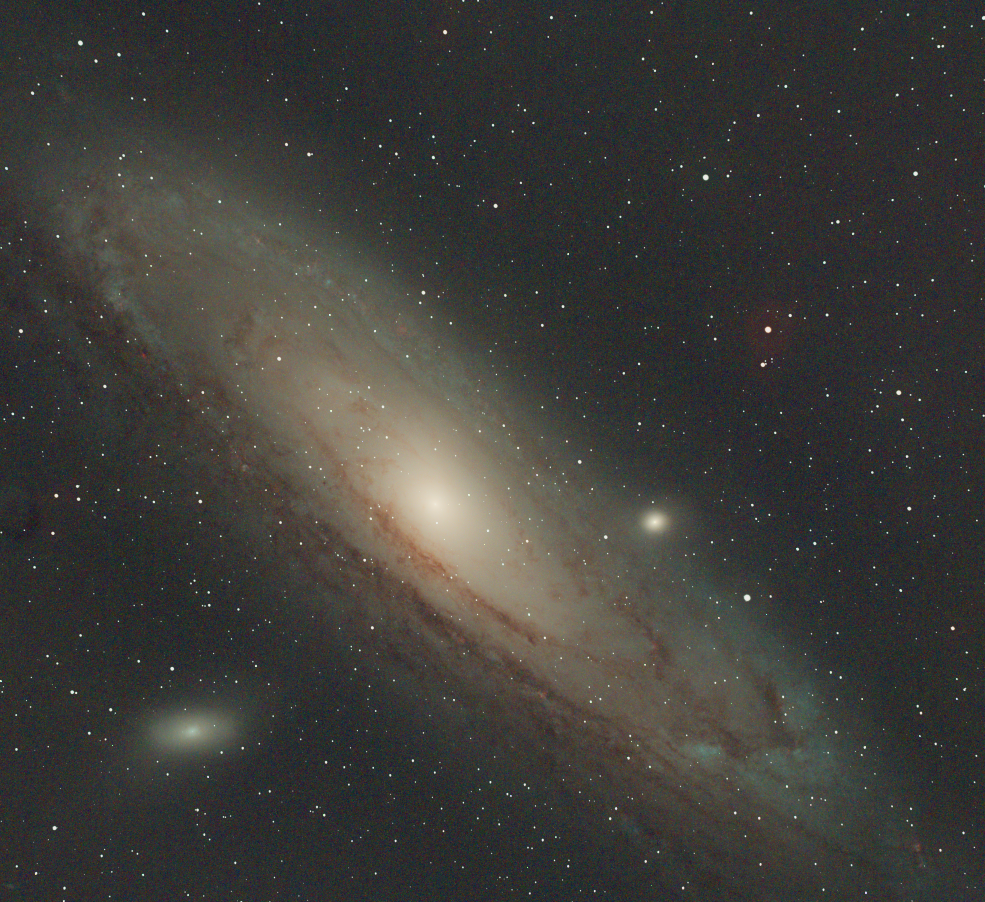
#> input picture results/original.png, 985 x 902 px
$ python compare.py
#> lines starting #> are read from the running program, lines starting #| are printed output that depends on the picture; after the words box and inside, x2 and y2 are one past the last pixel; in counts of white or black regions, pixels touching at a corner belong together
import cv2 as cv
import numpy as np

original = cv.imread('./results/original.png')
#> original is the input picture: shape (902, 985, 3); mean B, G, R 57.1, 60.7, 61.5
final = cv.imread('./results/reduction_max.png')
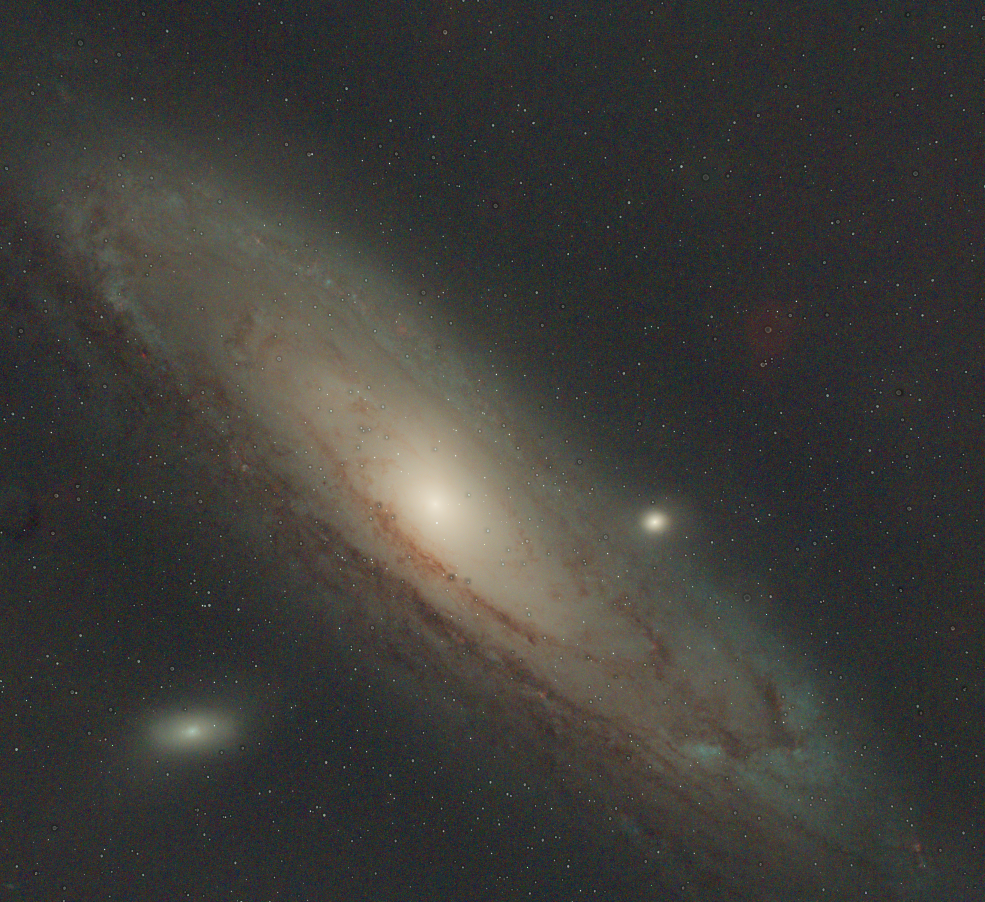
#> input picture results/reduction_max.png, 985 x 902 px
#> final is the input picture: shape (902, 985, 3); mean B, G, R 56.7, 60.3, 61.1

if original.shape != final.shape:
    final = cv.resize(final, (original.shape[1], original.shape[0]))

mode = 0  # 0=original, 1=final, 2=blink
blink = False

def draw_menu(img, mode):
#> called with mode = 0
    menu = img.copy()
    overlay = img.copy()

    cv.rectangle(overlay, (0, 0), (300, 120), (0, 0, 0), -1)
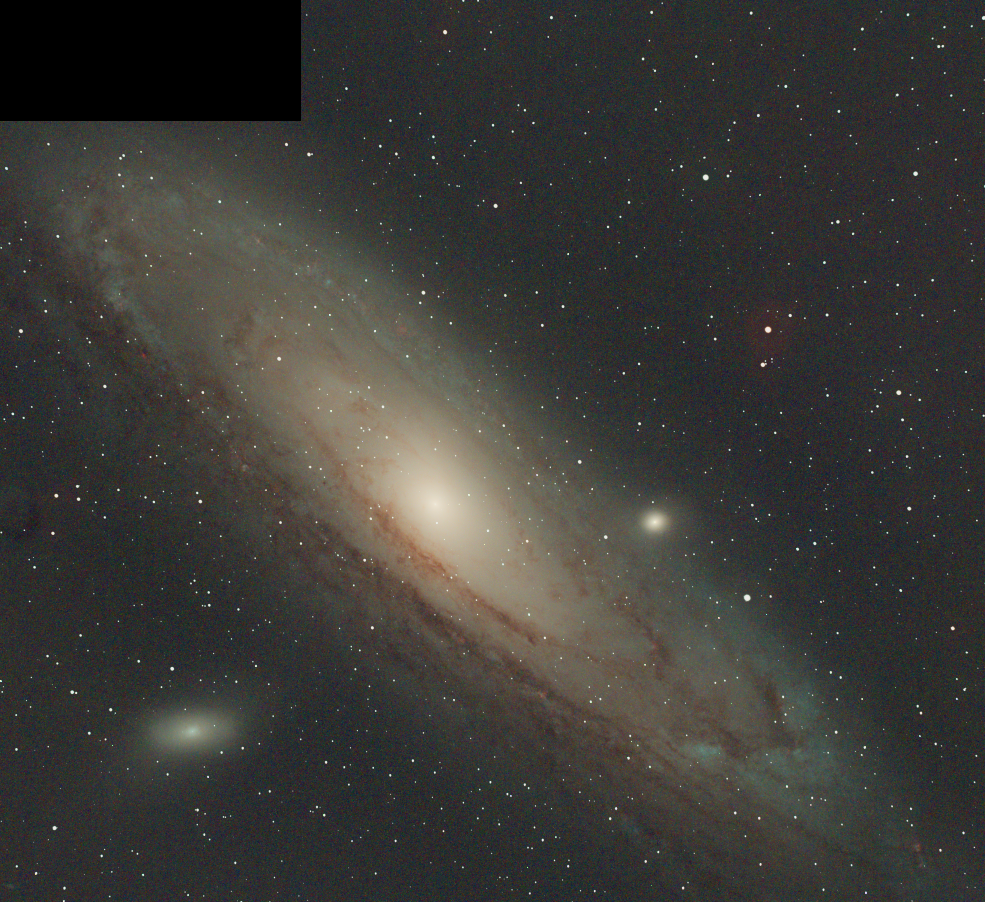
#> overlay: shape (902, 985, 3); 4.1% of pixels changed, all inside (x1, y1, x2, y2) = (0, 0, 301, 121)
    alpha = 0.6
    cv.addWeighted(overlay, alpha, menu, 1 - alpha, 0, menu)
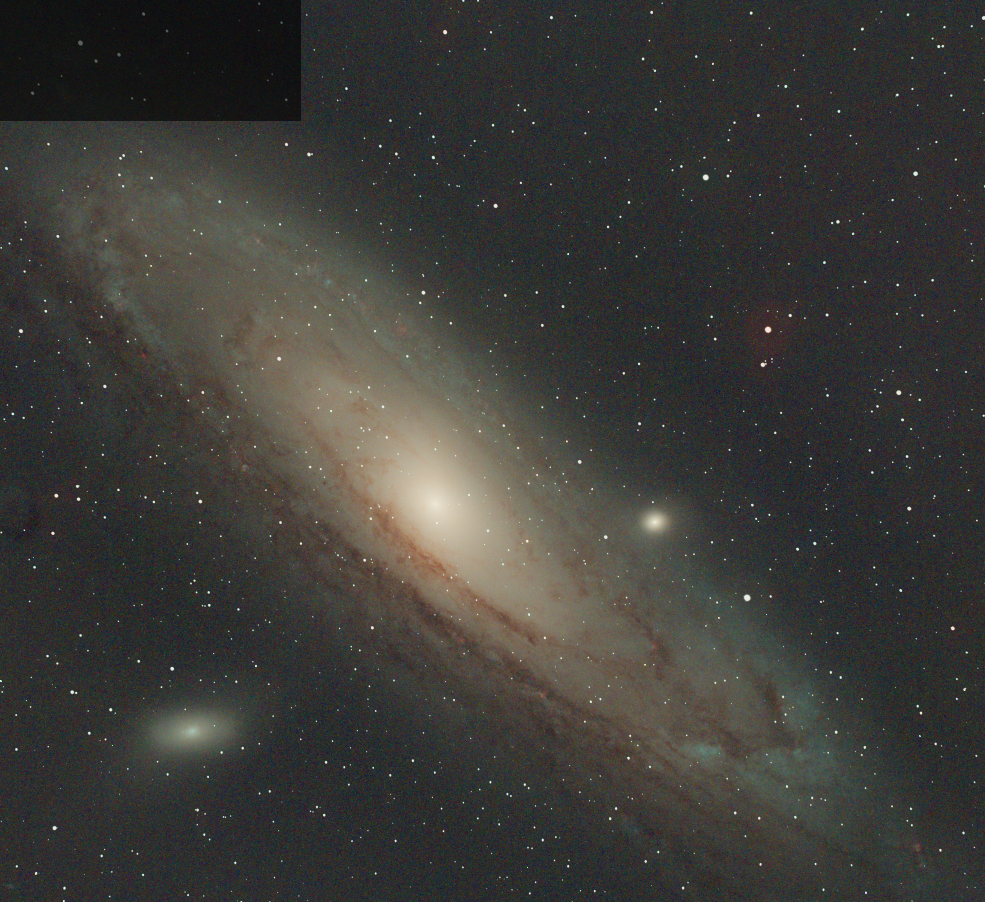
#> menu: shape (902, 985, 3); 4.1% of pixels changed, all inside (x1, y1, x2, y2) = (0, 0, 301, 121)

    text = [
        "Display mode:",
        "1 - Original image",
        "2 - Final result",
        "3 - Blink animation",
        "ESC - Exit"
    ]

    for i, line in enumerate(text):
        cv.putText(menu, line, (10, 25 + i * 25),
                   cv.FONT_HERSHEY_SIMPLEX, 0.6, (255, 255, 255), 1)
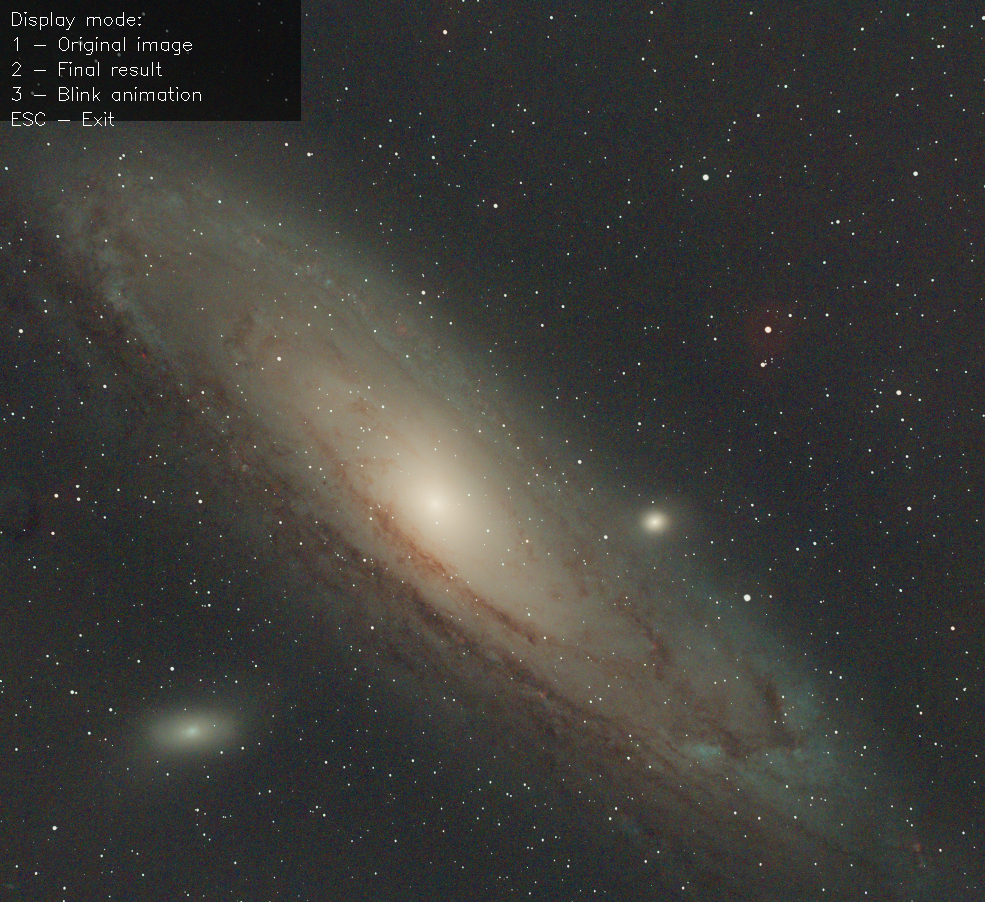
#> menu: shape (902, 985, 3); 0.16% of pixels changed, all inside (x1, y1, x2, y2) = (12, 12, 201, 126)

    if mode == 0:
        cv.putText(menu, "Current: Original", (10, 115),
                   cv.FONT_HERSHEY_SIMPLEX, 0.6, (0, 255, 0), 1)
#> menu: shape (902, 985, 3); 0.04% of pixels changed, all inside (x1, y1, x2, y2) = (12, 102, 163, 120)
    elif mode == 1:
        cv.putText(menu, "Current: Final", (10, 115),
                   cv.FONT_HERSHEY_SIMPLEX, 0.6, (0, 255, 0), 1)
    else:
        cv.putText(menu, "Current: Blink", (10, 115),
                   cv.FONT_HERSHEY_SIMPLEX, 0.6, (0, 255, 0), 1)

    return menu

cv.namedWindow("Star Reduction Viewer", cv.WINDOW_NORMAL)

while True:
    if mode == 0:
        display = original.copy()
    elif mode == 1:
        display = final.copy()
    else:
        blink = not blink
        display = final.copy() if blink else original.copy()

    display = draw_menu(display, mode)
    cv.imshow("Star Reduction Viewer", display)

    key = cv.waitKey(300) & 0xFF
#> (key Esc is pressed here)

    # Handle close button
    if cv.getWindowProperty("Star Reduction Viewer", cv.WND_PROP_VISIBLE) < 1:
        break

    if key == 27:
        break
    elif key == ord('1'):
        mode = 0
    elif key == ord('2'):
        mode = 1
    elif key == ord('3'):
        mode = 2

cv.destroyAllWindows()
